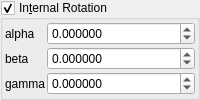
    <widget class="MyGroupBox" name="groupCheck_transf_rotation_enabled">
     <property name="title">
      <string>In&amp;ternal Rotation</string>
     </property>
     <property name="checkable">
      <bool>true</bool>
     </property>
     <layout class="QVBoxLayout" name="verticalLayout_8" stretch="0">
      <property name="spacing">
       <number>2</number>
      </property>
      <property name="leftMargin">
       <number>2</number>
      </property>
      <property name="topMargin">
       <number>2</number>
      </property>
      <property name="rightMargin">
       <number>2</number>
      </property>
      <property name="bottomMargin">
       <number>2</number>
      </property>
      <item>
       <layout class="QGridLayout" name="gridLayout_10" columnstretch="0,1">
        <property name="spacing">
         <number>2</number>
        </property>
        <item row="3" column="1">
         <widget class="MyDoubleSpinBox" name="spinboxd3_transf_rotation_z">
          <property name="sizePolicy">
           <sizepolicy hsizetype="Minimum" vsizetype="Maximum">
            <horstretch>0</horstretch>
            <verstretch>0</verstretch>
           </sizepolicy>
          </property>
          <property name="prefix">
           <string/>
          </property>
          <property name="suffix">
           <string/>
          </property>
          <property name="decimals">
           <number>6</number>
          </property>
          <property name="minimum">
           <double>-36000.000000000000000</double>
          </property>
          <property name="maximum">
           <double>36000.000000000000000</double>
          </property>
          <property name="singleStep">
           <double>1.000000000000000</double>
          </property>
         </widget>
        </item>
        <item row="3" column="0">
         <widget class="QLabel" name="label_36">
          <property name="text">
           <string notr="true">gamma</string>
          </property>
         </widget>
        </item>
        <item row="1" column="0">
         <widget class="QLabel" name="label_35">
          <property name="text">
           <string notr="true">alpha</string>
          </property>
         </widget>
        </item>
        <item row="2" column="0">
         <widget class="QLabel" name="label_34">
          <property name="text">
           <string notr="true">beta</string>
          </property>
         </widget>
        </item>
        <item row="1" column="1">
         <widget class="MyDoubleSpinBox" name="spinboxd3_transf_rotation_x">
          <property name="sizePolicy">
           <sizepolicy hsizetype="Minimum" vsizetype="Maximum">
            <horstretch>0</horstretch>
            <verstretch>0</verstretch>
           </sizepolicy>
          </property>
          <property name="prefix">
           <string/>
          </property>
          <property name="suffix">
           <string/>
          </property>
          <property name="decimals">
           <number>6</number>
          </property>
          <property name="minimum">
           <double>-36000.000000000000000</double>
          </property>
          <property name="maximum">
           <double>36000.000000000000000</double>
          </property>
          <property name="singleStep">
           <double>1.000000000000000</double>
          </property>
         </widget>
        </item>
        <item row="2" column="1">
         <widget class="MyDoubleSpinBox" name="spinboxd3_transf_rotation_y">
          <property name="sizePolicy">
           <sizepolicy hsizetype="Minimum" vsizetype="Maximum">
            <horstretch>0</horstretch>
            <verstretch>0</verstretch>
           </sizepolicy>
          </property>
          <property name="prefix">
           <string/>
          </property>
          <property name="suffix">
           <string/>
          </property>
          <property name="decimals">
           <number>6</number>
          </property>
          <property name="minimum">
           <double>-36000.000000000000000</double>
          </property>
          <property name="maximum">
           <double>36000.000000000000000</double>
          </property>
          <property name="singleStep">
           <double>1.000000000000000</double>
          </property>
         </widget>
        </item>
       </layout>
      </item>
     </layout>
    </widget>
